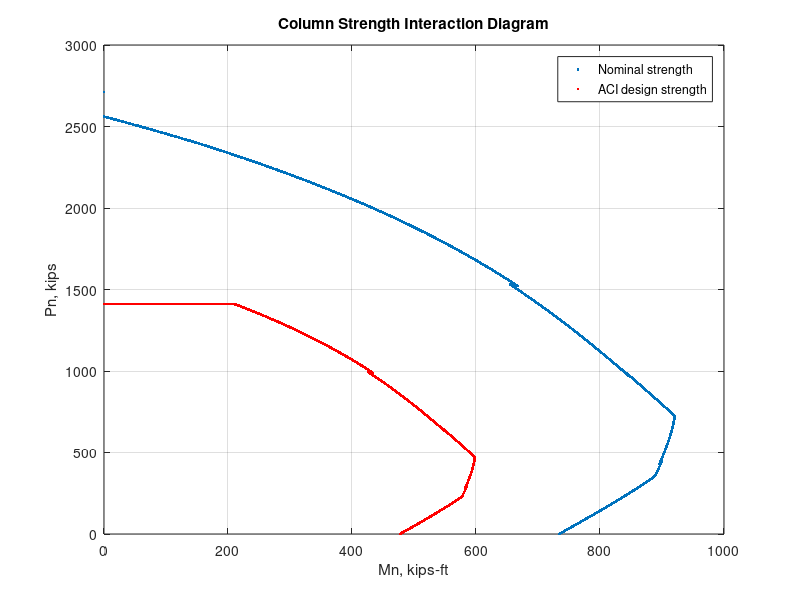

Write MATLAB code to recreate this figure.
clc
clear
%{
X=input('Number of stripes: ');
for strip=1:X
    fprintf('Input for stripe %d\n\n', strip)
    Y(strip)=input('Number of rods in strip:\n');
    ag(strip)=input('area of a rod in strip:\n');
end
areas=Y.*ag;
a= input('Larger dimension of the column (inch):');
b= input('Smaller dimension of the column (inch):');
c= input('Reinforcement yield strength (ksi):');
x= input('28 days concrete cylinder strength (ksi):');
y= input('Concrete cover (inch):');
%}
X=4;
areas=[5*1.27 2*1.27 2*1.27 5*1.27];
c=60;
x=4;
y=2.5;
a=22;
b=22;

B1=0.85-0.05*((x*1000-4000)/1000);
if B1>0.85
    B1=0.85;
elseif B1<0.65
    B1=0.65;
else
    B1;
end

pector=[];
mector=[];

%Pure Compression Failure Point
pnc=0.85*(x)*a*b+c*sum(areas);
pector=[pector,pnc];
mector=[mector,0.0];

dis=((a-2*y)/(X-1));
areap=fliplr(areas);

%Balanced Failure
CB=87*(a-y)/(87+c);
AB=B1*CB;
CCC=0.85*x*AB*b;

NOCS=round(X*(CB-y)/(a-2*y));
NOTS=round(X*(a-CB-y)/(a-2*y));

for I=1:1:NOCS
    FSP(I)=87*(CB-y-dis*(I-1))/CB;
    if FSP(I)>c
        FSP(I)=c;
    elseif FSP(I)<-c
        FSP(I)=-c;
    else
        FSP(I);
    end

    COMP(I)=areas(I).*(FSP(I)-.85*x);
end

for IP=1:1:NOTS
    STRAIN(IP)=(.003/CB)*(a-CB-y-dis*(IP-1));
    FS(IP)=STRAIN(IP)*29000;
    
    if FS(IP)>c
        FS(IP)=c;
    elseif FS(IP)<-c
        FS(IP)=-c;
    else
        FS(IP);
    end
    
    TENS(IP)=FS(IP).*areap(IP);
end

PNB=ceil(CCC+sum(COMP)-sum(TENS));

for MOC=1:1:NOCS
    TENC(MOC)=COMP(MOC)*(a-y-y-dis*(MOC-1)-.5*a+y);
end

for MOT=1:1:NOTS
    TENT(MOT)=TENS(MOT)*(0.5*a-y-dis*(MOT-1));
end
MNB=ceil(CCC*(a-y-.5*AB-.5*a+y)+sum(TENC)+sum(TENT));
    
pector=[pector,PNB];
mector=[mector,MNB];

%Compression Zone Failure
pn1=PNB;
C1=CB;
%mn1=MNB;

while pn1>=PNB && pn1<=pnc 
    C1=C1+.001;
    no=(X*(C1-y)/(a-2*y));
    nosc=round(no);
    nost=round(X*(a-C1-y)/(a-2*y));
    
    if nosc<=0
        nosc=0;
    elseif nosc>X
        nosc=X;
    else
        nosc;
    end
    
    if nost<0
        nost=0;
    elseif nost>X
        nost=X;
    else
        nost;
    end
    
    %compression
    
    if nosc>=1
        for stc=1:1:nosc
            fsp(stc)=87*(C1-y-dis*(stc-1))/C1;
             if fsp(stc)>c
                fsp(stc)=c;
             elseif fsp(stc)<-c
                 fsp(stc)=-c;
             else
                 fsp(stc);
             end
        
            comp(stc)=areas(stc).*(fsp(stc)-.85*x);
            
         end
    else comp=0;
    end
    
    aaa=B1*C1;
    ccc=0.85*(x)*aaa*b;
    
    %tension
    if nost>=1
        for stt=1:1:nost
             strain(stt)=(0.003/C1)*(a-C1-y-dis*(stt-1));
             fs(stt)=strain(stt)*29000;
        
            if fs(stt)>c
                fs(stt)=c;
            elseif fs(stt)<-c
                fs(stt)=-c;
            else 
                fs(stt);
            end
        
            tens(stt)=fs(stt).*areap(stt);   
        end
        
    else tens=0;
    end
   
    pn1=ceil(ccc+sum(comp)-sum(tens))%final 
    
    if nosc>=1
        for moc=1:1:nosc
            momen(moc)=comp(moc)*(a-y-y-dis*(moc-1)-.5*a+y);
        end
    else momen=0;
    end
        
    if nost>=1
        for mot=1:1:nost
            moment(mot)=tens(mot)*(.5*a-y-dis*(mot-1));
        end
    else moment=0;
    end
        
    mn1=ceil(sum(momen)+sum(moment)+ccc*(a-y-.5*aaa-.5*a+y));
    
    pector=[pector,pn1];
    mector=[mector,mn1];
    
end


%Tension Zone Failure
pn2=PNB;
C2=CB;

while pn2>=0 && pn2<=PNB
    C2=C2-.001;
    no2=(X*(C2-y)/(a-2*y));
    nosc2=round(no2);
    nost2=round(X*(a-C2-y)/(a-2*y));
    
    if nosc2<=0
        nosc2=0;
    elseif nosc2>X
        nosc2=X;
    else
        nosc2;
    end
    
    if nost2<0
        nost2=0;
    elseif nost2>X
        nost2=X;
    else
        nost2;
    end
    
    %compression
    if nosc2>=1
        for stc2=1:1:nosc2
            fsp2(stc2)=87*(C2-y-dis*(stc2-1))/C2;
            if fsp2(stc2)>c
                fsp2(stc2)=c;
            elseif fsp2(stc2)<-c
                fsp2(stc2)=-c;
            else
                fsp2(stc2);
            end
        
        comp2(stc2)=areas(stc2).*(fsp2(stc2)-.85*x); 
        end
        
    else comp2=0;
    end
    aaa2=B1*C2;
    ccc2=0.85*(x)*aaa2*b;
    
    %tension
    if nost2>=1
        for stt2=1:1:nost2
            strain2(stt2)=(0.003/C2)*(a-C2-y-dis*(stt2-1));
        
            fs2(stt2)=strain2(stt2)*29000;
        
        if fs2(stt2)>c
            fs2(stt2)=c;
        elseif fs2(stt2)<=-c
            fs2(stt2)=-c;
        else
            fs2(stt2);
        end
        
        tens2(stt2)=fs2(stt2).*areap(stt2);
      
        end
    else tens2=0;
    end
    
    pn2=ceil(ccc2+sum(comp2)-sum(tens2))%final 
    
    if nosc2>=1
        for moc2=1:1:nosc2
        momen2(moc2)=comp2(moc2)*(a-y-y-dis*(moc2-1)-.5*a+y);
        end
    else momen2=0;
    end
    
    if nost2>=1
        for mot2=1:1:nost2
            moment2(mot2)=tens2(mot2)*(.5*a-y-dis*(mot2-1));
        end
    else moment2=0;
    end
        
    mn2=ceil(sum(momen2)+sum(moment2)+ccc2*(a-y-.5*aaa2-.5*a+y));
    
    pector=[pector,pn2];
    mector=[mector,mn2];
    
end

% Graph plotting
i=mector/12;
j=pector;

i(i<0)=NaN;
j(j<0)=NaN;

K=.65*i;
L=.65*j;
Z=.8*.65*pnc;
L(L>Z)=Z;

It=i';
Jt=j';

col=[It,Jt];

Kt=K';
Lt=L';

colp=[Kt,Lt];

length(col);

plot(i,j,'.')

hold on
plot(K,L,'r.')
grid on

legend('Nominal strength','ACI design strength')

xlabel('Mn, kips-ft')
ylabel('Pn, kips')
title('Column Strength Interaction Diagram')

hold off